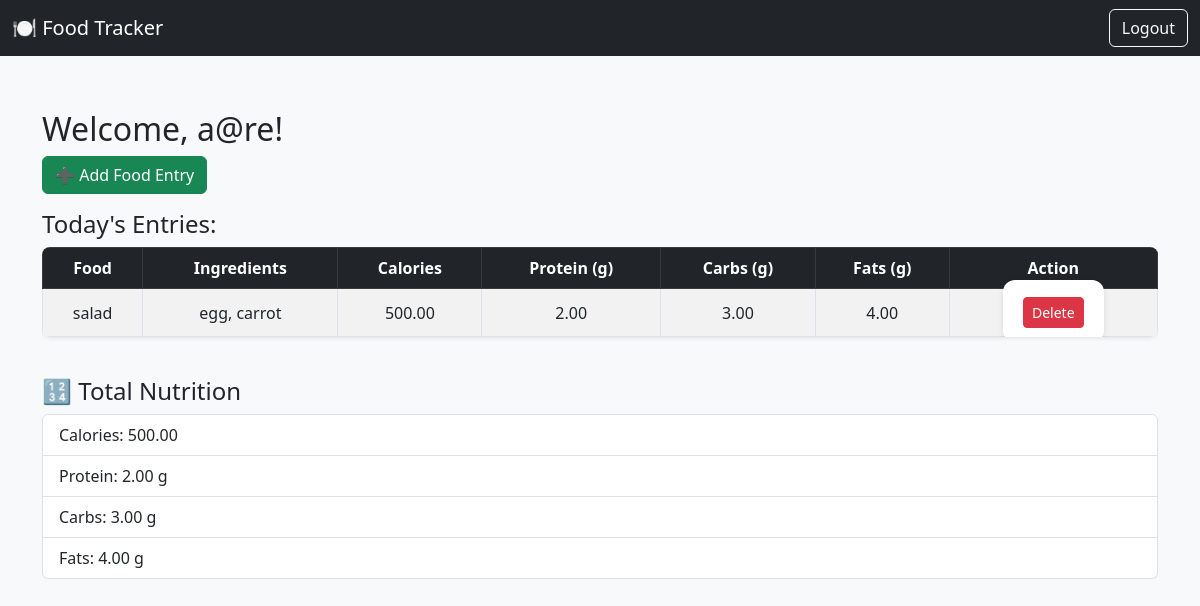
The page /dashboard (signed in) on the database its author committed.
### models.py (models this page shows)
class User(UserMixin, db.Model):
    id = db.Column(db.Integer, primary_key=True)
    username = db.Column(db.String(150), unique=True)
    password = db.Column(db.String(150))

class FoodEntry(db.Model):
    id = db.Column(db.Integer, primary_key=True)
    food_name = db.Column(db.String(100))
    ingredients = db.Column(db.Text)
    calories = db.Column(db.Float)
    protein = db.Column(db.Float)
    carbs = db.Column(db.Float)
    fats = db.Column(db.Float)
    user_id = db.Column(db.Integer, db.ForeignKey('user.id'))

### app.py (the view)
@app.route('/dashboard')
@login_required
def dashboard():
    foods = FoodEntry.query.filter_by(user_id=current_user.id).all()
    total = {
        'calories': sum(f.calories for f in foods),
        'protein': sum(f.protein for f in foods),
        'carbs': sum(f.carbs for f in foods),
        'fats': sum(f.fats for f in foods),
    }
    return render_template('dashboard.html', foods=foods, total=total)

### app.py (called while the page is built)
@login_manager.user_loader
def load_user(user_id):
    return User.query.get(int(user_id))

### templates/dashboard.html
{% extends "base.html" %}
{% block content %}
<h2>Welcome, {{ current_user.username }}!</h2>
<a class="btn btn-success mb-3" href="{{ url_for('add_food') }}">➕ Add Food Entry</a>
{% if foods %}
<h4>Today's Entries:</h4>
<div class="table-responsive">
<table class="table table-striped table-bordered align-middle">
    <thead class="table-dark text-center">
        <tr>
            <th>Food</th>
            <th>Ingredients</th>
            <th>Calories</th>
            <th>Protein (g)</th>
            <th>Carbs (g)</th>
            <th>Fats (g)</th>
            <th>Action</th>
        </tr>
    </thead>
    <tbody class="text-center">
        {% for food in foods %}
        <tr>
            <td>{{ food.food_name }}</td>
            <td>{{ food.ingredients }}</td>
            <td>{{ "%.2f"|format(food.calories) }}</td>
            <td>{{ "%.2f"|format(food.protein) }}</td>
            <td>{{ "%.2f"|format(food.carbs) }}</td>
            <td>{{ "%.2f"|format(food.fats) }}</td>
            <td>
                <form method="POST" action="{{ url_for('delete_food', food_id=food.id) }}" style="margin: 0; display: inline;">
                    <button type="submit" class="btn btn-sm btn-danger" onclick="return confirm('Delete this entry?')">
                        Delete
                    </button>
                </form>
            </td>
        </tr>
        {% endfor %}
    </tbody>
</table>
</div>
<h4 class="mt-4">🔢 Total Nutrition</h4>
<ul class="list-group">
    <li class="list-group-item">Calories: {{ "%.2f"|format(total.calories) }}</li>
    <li class="list-group-item">Protein: {{ "%.2f"|format(total.protein) }} g</li>
    <li class="list-group-item">Carbs: {{ "%.2f"|format(total.carbs) }} g</li>
    <li class="list-group-item">Fats: {{ "%.2f"|format(total.fats) }} g</li>
</ul>
{% else %}
<p>No entries yet today.</p>
{% endif %}
{% endblock %}

### templates/base.html (shortened to what this page needs)
<!DOCTYPE html>
<html lang="en">
<head>
    <link rel="stylesheet" href="{{ url_for('static', filename='styles.css') }}">
    <link href="https://cdn.jsdelivr.net/npm/bootstrap@5.3.0/dist/css/bootstrap.min.css" rel="stylesheet">
</head>
<body class="bg-light">
    <nav class="navbar navbar-expand-lg navbar-dark bg-dark">
        <div class="container-fluid">
            <a class="navbar-brand" href="{{ url_for('dashboard') }}">🍽️ Food Tracker</a>
            <div class="d-flex">
                {% if current_user.is_authenticated %}
                    <a class="btn btn-outline-light" href="{{ url_for('logout') }}">Logout</a>
                {% endif %}
            </div>
        </div>
    </nav>
    <div class="container mt-4">
        {% block content %}{% endblock %}
    </div>
</body>
</html>

### static/styles.css (style rules this page uses)
body { font-family: "Segoe UI", sans-serif; background-color: #f8f9fa; margin: 0; padding: 0; }
.container { max-width: 800px; margin: auto; padding: 30px 20px; }
h2 { margin-bottom: 20px; color: #333; }
form { background-color: #fff; padding: 20px; border-radius: 12px; box-shadow: 0 2px 6px rgba(0,0,0,0.1); }
.table { background-color: #fff; border-radius: 8px; overflow: hidden; box-shadow: 0 1px 4px rgba(0,0,0,0.1); }
.btn { border-radius: 8px; font-weight: 500; padding: 8px 16px; }
.list-group-item { font-weight: 500; background-color: #fff; border: 1px solid #ddd; }

### rows shown on the page
User: username "a@re"
FoodEntry: food_name "salad", ingredients "egg, carrot", calories "500.00", protein "2.00", carbs "3.00", fats "4.00"

### other values the page prints
{{ "%.2f"|format(total.calories) }} "500.00"
{{ "%.2f"|format(total.protein) }} "2.00"
{{ "%.2f"|format(total.carbs) }} "3.00"
{{ "%.2f"|format(total.fats) }} "4.00"
